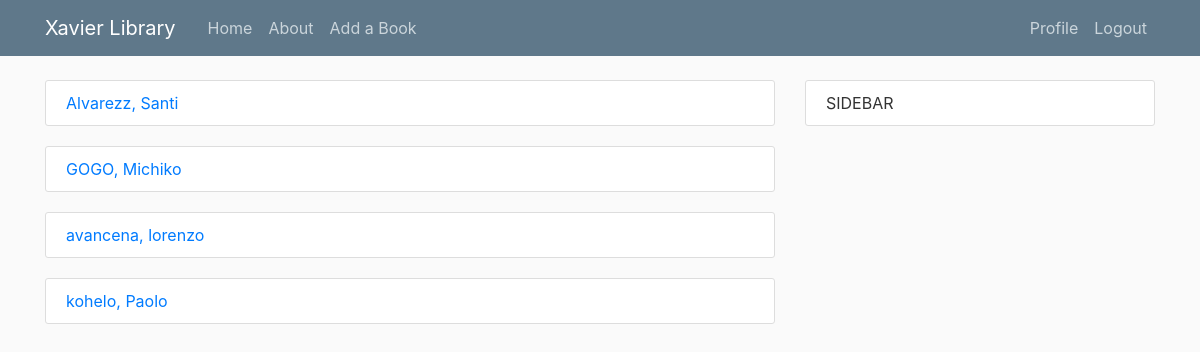
The page /authors/ (signed in) on the database its author committed.
### library/models.py (models this page shows, shortened)
class Author(models.Model):
    first_name = models.CharField(max_length=100)
    last_name = models.CharField(max_length=100)
    date_of_birth = models.DateField(null=True, blank=True)
    date_of_death = models.DateField('died', null=True, blank=True)
    class Meta:
        ordering = ['last_name', 'first_name']

### library/views.py (the view)
# urls.py: path('authors/', AuthorListView.as_view(), name='author-list'),
class AuthorListView(ListView):
	model = Author
	template_name = 'library/author.html'
	context_object_name = 'authors'

### library/templates/library/author.html
{% extends "library/base.html" %}
{% block content%}
    {% for author in authors %}
        <article class="media content-section">
            <a class="mr-2" href="#">{{ author.last_name }}, {{ author.first_name }}</a>
		</article>
    {% endfor %}
{% endblock content %}

### library/static/library/main.css (style rules this page uses)
body { background: #fafafa; color: #333333; margin-top: 5rem; }
.content-section { background: #ffffff; padding: 10px 20px; border: 1px solid #dddddd; border-radius: 3px; margin-bottom: 20px; }

### rows shown on the page
Author: last_name "Alvarezz", first_name "Santi"
Author: last_name "GOGO", first_name "Michiko"
Author: last_name "avancena", first_name "lorenzo"
Author: last_name "kohelo", first_name "Paolo"
